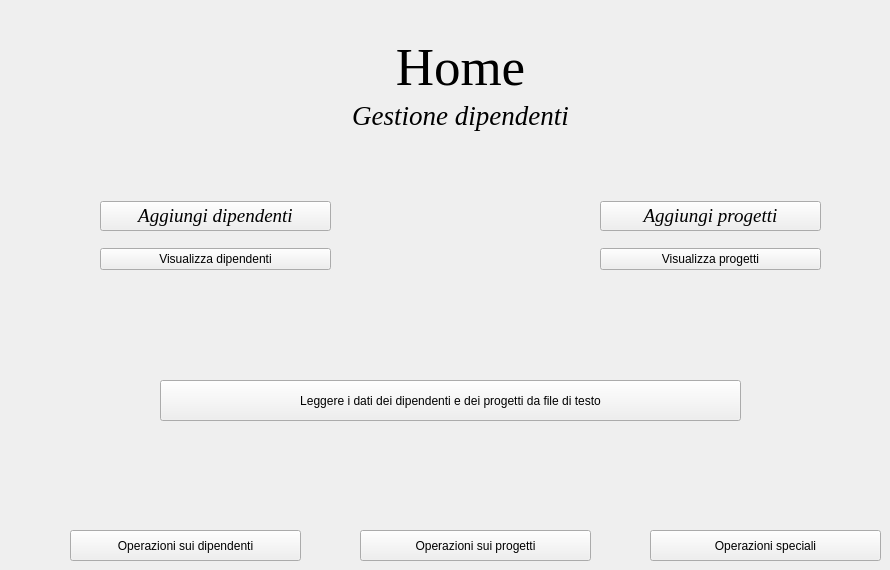
    <widget class="QWidget" name="Home">
     <widget class="QWidget" name="layoutWidget">
      <property name="geometry">
       <rect>
        <x>100</x>
        <y>190</y>
        <width>231</width>
        <height>91</height>
       </rect>
      </property>
      <layout class="QVBoxLayout" name="verticalLayout">
       <item>
        <widget class="QPushButton" name="DipendentiPushButton">
         <property name="font">
          <font>
           <family>Georgia</family>
           <pointsize>14</pointsize>
           <italic>true</italic>
          </font>
         </property>
         <property name="text">
          <string>Aggiungi dipendenti</string>
         </property>
        </widget>
       </item>
       <item>
        <widget class="QPushButton" name="pushButton_3">
         <property name="text">
          <string>Visualizza dipendenti</string>
         </property>
        </widget>
       </item>
      </layout>
     </widget>
     <widget class="QWidget" name="layoutWidget">
      <property name="geometry">
       <rect>
        <x>260</x>
        <y>40</y>
        <width>401</width>
        <height>91</height>
       </rect>
      </property>
      <layout class="QVBoxLayout" name="verticalLayout_2">
       <item>
        <widget class="QLabel" name="label">
         <property name="font">
          <font>
           <family>Georgia</family>
           <pointsize>40</pointsize>
          </font>
         </property>
         <property name="text">
          <string>Home</string>
         </property>
         <property name="alignment">
          <set>Qt::AlignCenter</set>
         </property>
        </widget>
       </item>
       <item>
        <widget class="QLabel" name="label_2">
         <property name="font">
          <font>
           <family>Georgia</family>
           <pointsize>20</pointsize>
           <italic>true</italic>
          </font>
         </property>
         <property name="layoutDirection">
          <enum>Qt::LeftToRight</enum>
         </property>
         <property name="text">
          <string>Gestione dipendenti</string>
         </property>
         <property name="alignment">
          <set>Qt::AlignCenter</set>
         </property>
        </widget>
       </item>
      </layout>
     </widget>
     <widget class="QPushButton" name="pushButton_5">
      <property name="geometry">
       <rect>
        <x>70</x>
        <y>530</y>
        <width>231</width>
        <height>31</height>
       </rect>
      </property>
      <property name="text">
       <string>Operazioni sui dipendenti</string>
      </property>
     </widget>
     <widget class="QPushButton" name="pushButton_6">
      <property name="geometry">
       <rect>
        <x>360</x>
        <y>530</y>
        <width>231</width>
        <height>31</height>
       </rect>
      </property>
      <property name="text">
       <string>Operazioni sui progetti</string>
      </property>
     </widget>
     <widget class="QWidget" name="layoutWidget">
      <property name="geometry">
       <rect>
        <x>600</x>
        <y>190</y>
        <width>221</width>
        <height>91</height>
       </rect>
      </property>
      <layout class="QVBoxLayout" name="verticalLayout_9">
       <item>
        <widget class="QPushButton" name="ProgettiPushButton">
         <property name="font">
          <font>
           <family>Georgia</family>
           <pointsize>14</pointsize>
           <italic>true</italic>
          </font>
         </property>
         <property name="text">
          <string>Aggiungi progetti</string>
         </property>
        </widget>
       </item>
       <item>
        <widget class="QPushButton" name="pushButton_4">
         <property name="text">
          <string>Visualizza progetti</string>
         </property>
        </widget>
       </item>
      </layout>
     </widget>
     <widget class="QPushButton" name="A6PushButton">
      <property name="geometry">
       <rect>
        <x>160</x>
        <y>380</y>
        <width>581</width>
        <height>41</height>
       </rect>
      </property>
      <property name="text">
       <string>Leggere i dati dei dipendenti e dei progetti da file di testo</string>
      </property>
     </widget>
     <widget class="QPushButton" name="pushButton">
      <property name="geometry">
       <rect>
        <x>650</x>
        <y>530</y>
        <width>231</width>
        <height>31</height>
       </rect>
      </property>
      <property name="text">
       <string>Operazioni speciali</string>
      </property>
     </widget>
    </widget>
